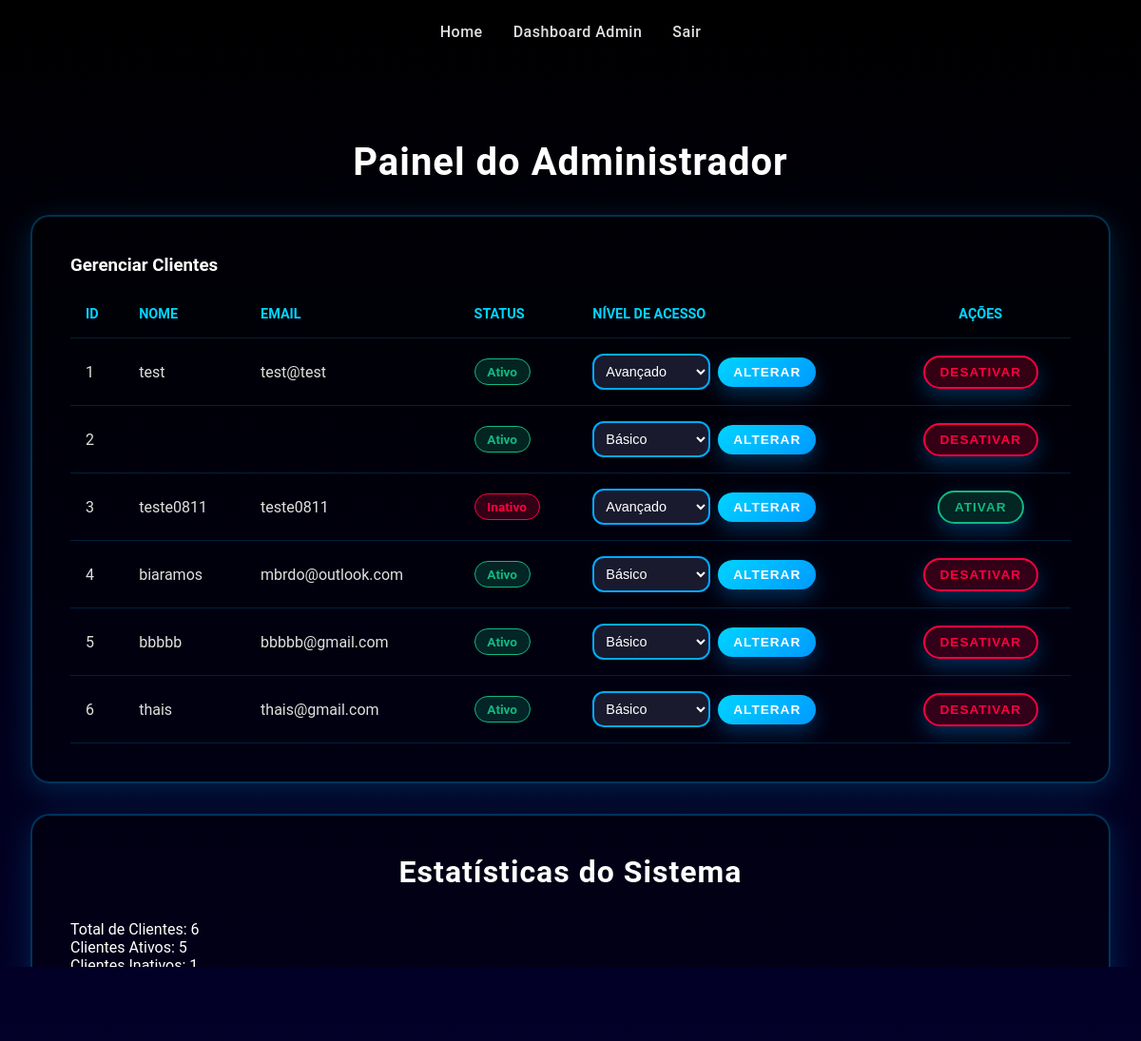
Page /listar_clientes (signed in) on the earlier database version.
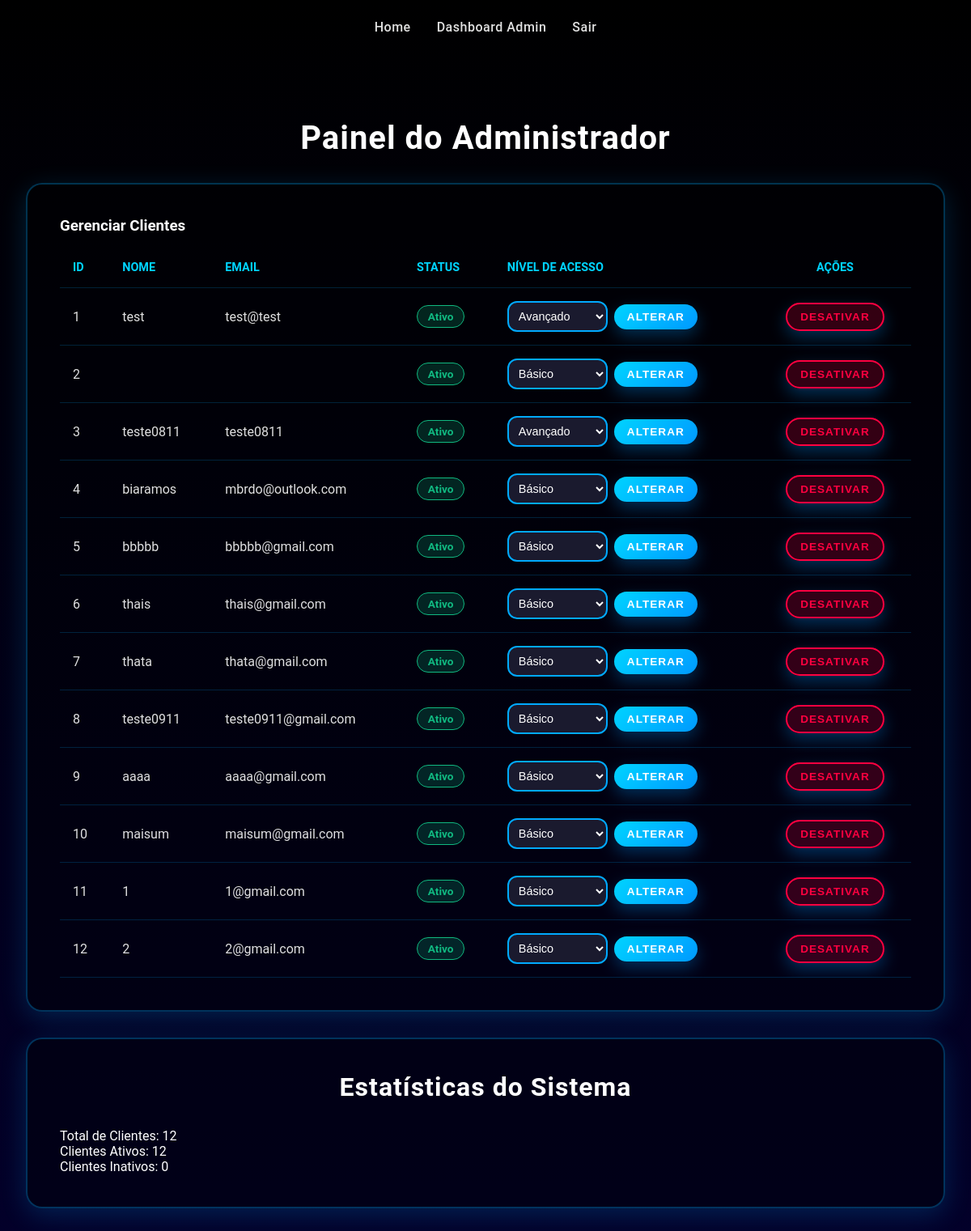
Same page on the later database version.
### app/models.py (models this page shows, shortened)
class Cliente(db.Model):
    id = db.Column(db.Integer, primary_key=True)  # Define a coluna ID como chave primária, única e autoincrementável.
    cliente_nome = db.Column(db.String(80), nullable=False)  # Define a coluna nome do cliente
    cliente_email = db.Column(db.String(320), unique=True, nullable=False)  # Armazena o e-mail, deve ser único e é obrigatório (usado para login).
    cliente_senha = db.Column(db.String(128), nullable=False)  # Armazena o hash da senha
    cliente_status = db.Column(db.String(10), nullable=False, default='ativo')
    nivel_acesso = db.Column(db.String(20), nullable=False, default='basico') #1 cliente só pode ter 1 nível
    relatorios_basicos = db.relationship('RelatorioBasico', backref='cliente', lazy=True, cascade="all, delete-orphan")  # # Define a relação "Um para Muitos" com RelatorioBasico. 'backref' permite acessar o cliente a partir do relatório, e 'cascade' garante que relatórios sejam excluídos ao deletar o cliente.
    relatorios_intermediarios = db.relationship('RelatorioIntermediario', backref='cliente', lazy=True, cascade="all, delete-orphan")       # Um cliente pode ter VÁRIOS relatórios intermediários
    relatorios_avancados = db.relationship('RelatorioAvancado', backref='cliente', lazy=True, cascade="all, delete-orphan")       # Um cliente pode ter VÁRIOS relatórios avançados

### app/routes.py (the view)
@main_bp.route('/listar_clientes') # Rota que lista todos os clientes (principal view do admin).
def listar_clientes():
    if 'admin_id' not in session or not session.get('is_admin'): # Protege a rota.
        flash('Acesso restrito a administradores.', 'danger')
        return redirect(url_for('main.admin_login'))
    clientes = Cliente.query.all() # Busca TODOS os clientes no banco de dados.
    return render_template('admin_dashboard.html', clientes=clientes) # Renderiza o dashboard do admin, passando a lista de clientes.

### app/templates/admin_dashboard.html (shortened to what this page needs)
<!DOCTYPE html>
<html lang="pt-BR">
<head>
    <link rel="stylesheet" href="{{ url_for('static', filename='css/style.css') }}">
</head>
<body>
    <div>
        <nav>
            <a href="/">Home</a>
            <a href="/admin/dashboard">Dashboard Admin</a>
            <a href="{{ url_for('main.admin_logout') }}">Sair</a>
        </nav>
    </div>
    <div class="scanner-container">
        <h1>Painel do Administrador</h1>
        <div class="scanner-form-card">
            <h3>Gerenciar Clientes</h3>
            {% if clientes %}
            <div class="admin-table-container">
                <table class="admin-table">
                    <thead>
                        <tr>
                            <th>ID</th>
                            <th>Nome</th>
                            <th>Email</th>
                            <th>Status</th>
                            <th>Nível de Acesso</th>
                            <th style="text-align: center;">Ações</th>
                        </tr>
                    </thead>
                    <tbody>
                        {% for cliente in clientes %}
                        <tr>
                            <td>{{ cliente.id }}</td>
                            <td>{{ cliente.cliente_nome }}</td>
                            <td>{{ cliente.cliente_email }}</td>
                            <td>
                                <span style="display: inline-block; padding: 0.3rem 0.8rem; border-radius: 20px; font-size: 0.85rem; font-weight: 600;
                                    {% if cliente.cliente_status == 'ativo' %}
                                        background: rgba(16, 185, 129, 0.2); color: #10b981; border: 1px solid #10b981;
                                    {% else %}
                                        background: rgba(255, 0, 64, 0.2); color: #ff0040; border: 1px solid #ff0040;
                                    {% endif %}">
                                    {{ cliente.cliente_status|capitalize }}
                                </span>
                            </td>
                            <td>
                                <form action="{{ url_for('main.alterar_nivel_acesso', cliente_id=cliente.id) }}" method="POST" style="display: flex; gap: 0.5rem; align-items: center;">
                                    <select name="novo_nivel" required class="form-control" style="padding: 0.5rem; font-size: 0.9rem; width: auto;">
                                        <option value="basico" {% if cliente.nivel_acesso == 'basico' %}selected{% endif %}>Básico</option>
                                        <option value="avancado" {% if cliente.nivel_acesso == 'avancado' %}selected{% endif %}>Avançado</option>
                                    </select>
                                    <button type="submit" class="btn-submit" style="width: auto; padding: 0.5rem 1rem; font-size: 0.85rem; margin-top: 0;">
                                        Alterar
                                    </button>
                                </form>
                            </td>
                            <td style="text-align: center;">
                                <form action="{{ url_for('main.alternar_status', cliente_id=cliente.id) }}" method="POST" style="display: inline;">
                                    <button type="submit" class="btn-submit" style="width: auto; padding: 0.5rem 1rem; font-size: 0.85rem; margin-top: 0;
                                        {% if cliente.cliente_status == 'ativo' %}
                                            background: rgba(255, 0, 64, 0.2); border: 2px solid #ff0040; color: #ff0040;
                                        {% else %}
                                            background: rgba(16, 185, 129, 0.2); border: 2px solid #10b981; color: #10b981;
                                        {% endif %}">
                                        {% if cliente.cliente_status == 'ativo' %}
                                            Desativar
                                        {% else %}
                                            Ativar
                                        {% endif %}
                                    </button>
                                </form>
                            </td>
                        </tr>
                        {% endfor %}
                    </tbody>
                </table>
            </div>
            {% else %}
                <div style="text-align: center; padding: 3rem; color: #b0b0b0;">
                    <p style="font-size: 1.1rem;">Nenhum cliente cadastrado no sistema.</p>
                </div>
            {% endif %}
        </div>
        <div class="relatorio-info-card">
            <h2>Estatísticas do Sistema</h2>
            <div class="info-grid">
                <div class="info-item">
                    <span class="info-label">Total de Clientes:</span>
                    <span class="info-value">{{ clientes|length }}</span>
                </div>
                <div class="info-item">
                    <span class="info-label">Clientes Ativos:</span>
                    <span class="info-value">{{ clientes|selectattr('cliente_status', 'equalto', 'ativo')|list|length }}</span>
                </div>
                <div class="info-item">
                    <span class="info-label">Clientes Inativos:</span>
                    <span class="info-value">{{ clientes|selectattr('cliente_status', 'equalto', 'inativo')|list|length }}</span>
                </div>
            </div>
        </div>
    </div>
</body>
</html>

### app/static/css/style.css (style rules this page uses)
* { margin: 0; padding: 0; box-sizing: border-box; }
html { height: 100%; }
body { font-family: 'Montserrat', 'Poppins', 'Roboto', sans-serif; background: linear-gradient(to bottom, #000000 0%, #03002b 100%); min-height: 100%; color: #ffffff; background-attachment: fixed; }
h1, h2 { text-align: center; color: #ffffff; font-weight: 700; letter-spacing: 1px; }
h1 { font-size: 2.5rem; margin: 2rem 0; }
h2 { font-size: 2rem; margin-bottom: 2rem; }
nav { padding: 1.5rem 2rem; display: flex; gap: 2rem; align-items: center; justify-content: center; }
nav a { color: #e0e0e0; text-decoration: none; font-size: 1rem; font-weight: 500; transition: color 0.3s ease; letter-spacing: 0.5px; }
.btn-submit, .btn-selecionar, .btn-basico, .chama_pagamento button, .acoes-pagamento button { width: 100%; background: linear-gradient(135deg, #00d4ff 0%, #0099ff 100%); border: none; border-radius: 50px; padding: 1.2rem; cursor: pointer; transition: all 0.3s ease; box-shadow: 0 8px 20px rgba(0, 153, 255, 0.3); color: #ffffff; font-size: 1.1rem; font-weight: 600; letter-spacing: 1px; text-transform: uppercase; margin-top: 1rem; text-decoration: none; display: inline-block; text-align: center; }
.form-control { width: 100%; padding: 1.2rem; background: #1a1a2e; border: 2px solid #00aaff; border-radius: 12px; color: #ffffff; font-size: 1rem; transition: all 0.3s ease; outline: none; }
.form-control::placeholder { color: #888; }
.scanner-container { max-width: 1200px; margin: 0 auto; padding: 3rem 2rem; }
.relatorio-info-card, .scanner-form-card, .relatorios-recentes-card { background: rgba(0, 0, 0, 0.4); border-radius: 20px; padding: 2.5rem; border: 2px solid rgba(0, 170, 255, 0.3); margin-bottom: 2rem; box-shadow: 0 8px 32px rgba(0, 170, 255, 0.2); }
.admin-table-container { overflow-x: auto; }
.admin-table { width: 100%; border-collapse: collapse; margin-top: 1rem; }
.admin-table th, .admin-table td { padding: 1rem; text-align: left; border-bottom: 1px solid rgba(0, 170, 255, 0.2); }
.admin-table th { color: #00d4ff; font-size: 0.9rem; text-transform: uppercase; }
.admin-table td { color: #e0e0e0; font-size: 1rem; }
.admin-table .btn-submit { width: auto; padding: 0.5rem 1rem; font-size: 0.9rem; margin-top: 0; }

Differences in the rows shown:
changed Cliente "teste0811": cliente_status "Inativo" → "Ativo"; cliente_status "ATIVAR" → "DESATIVAR"
added Cliente: id "7", cliente_nome "thata", cliente_email "thata@gmail.com", cliente_status "Ativo", novo_nivel "Básico", shows "DESATIVAR"
added Cliente: id "8", cliente_nome "teste0911", cliente_email "teste0911@gmail.com", cliente_status "Ativo", novo_nivel "Básico", shows "DESATIVAR"
added Cliente: id "9", cliente_nome "aaaa", cliente_email "aaaa@gmail.com", cliente_status "Ativo", novo_nivel "Básico", shows "DESATIVAR"
added Cliente: id "10", cliente_nome "maisum", cliente_email "maisum@gmail.com", cliente_status "Ativo", novo_nivel "Básico", shows "DESATIVAR"
added Cliente: id "11", cliente_nome "1", cliente_email "1@gmail.com", cliente_status "Ativo", novo_nivel "Básico", shows "DESATIVAR"
added Cliente: id "12", cliente_nome "2", cliente_email "2@gmail.com", cliente_status "Ativo", novo_nivel "Básico", shows "DESATIVAR"
Other differences:
{{ clientes|length }}: "6" → "12"
{{ clientes|selectattr('cliente_status', 'equalto', 'ativo')|list|length }}: "5" → "12"
text no longer shown: "1"
text now shown: "0"
